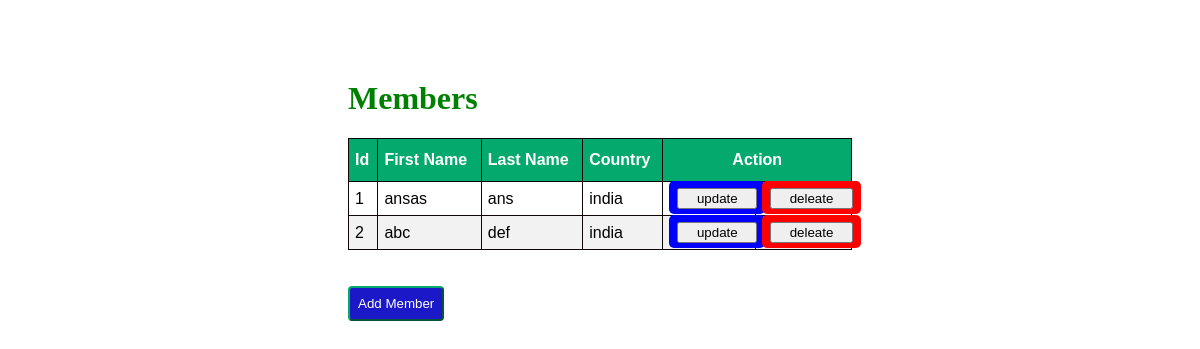
The app's page /crud with its own data.
### home/models.py (models this page shows)
class Member(models.Model):
    first_name = models.CharField(max_length=100)
    last_name = models.CharField(max_length=100)
    country = models.CharField(max_length=100)

### home/views.py (the view)
# urls.py: path('crud',views.crud,name='crud'),
def crud(request):
    dict_member = {
        "member" : Member.objects.all()
    }
    return render(request, 'crud_home.html',dict_member)

### crud_templates/crud_home.html (shortened to what this page needs)
<!DOCTYPE html>
<html lang="en">
<head>
</head>
{% load static %}
<link rel="stylesheet" href="{% static 'css/style1.css'%}">
<body>
    <div class="container">
        <h1>Members</h1>
        <table id="customers" border="1">
            <thead>
                <th>Id</th>
                <th>First Name</th>
                <th>Last Name</th>
                <th>Country</th>
                <th colspan="2" id="mid">Action</th>
            </thead>
            {% for x in member %}
           <tr>
            <td>{{x.id}}</td>
            <td>{{x.first_name}}</td>
            <td>{{x.last_name}}</td>
            <td>{{x.country}}</td>
            <td>
                <a href="update/{{x.id}}" id="up"><button>update</button></a>
            </td>
            <td>
                <a href="delete/{{x.id}}" id="del"><button>deleate</button></a>
            </td>
           </tr>
           {%endfor%}
        </table>
        <br><br>
        <a href="{% url 'crud_add'%}"><button id="new3">Add Member</button></a>
    </div>
</body>
</html>

### static/css/style1.css (style rules this page uses)
.container { margin: 80px 240px 60px 240px; padding: 0px 100px 100px 100px; }
#customers { font-family: Arial, Helvetica, sans-serif; border-collapse: collapse; width: 100%; }
#customers td, #customers th { border: 1px solid rgb(17, 4, 4); padding: 6px; }
#customers tr:nth-child(even) { background-color: #f2f2f2; }
#customers th { padding-top: 12px; padding-bottom: 12px; text-align: left; background-color: #04AA6D; color: white; }
#customers #mid { text-align: center; }
#customers #up { background-color: blue; border-color: white; border-radius: 5px; padding: 8px; color: white; }
#customers #del { background-color: red; border-color: white; border-radius: 5px; padding: 8px; color: white; }
#customers button { width: 100%; }
h1 { color: green; }
.container #new3 { padding: 8px; background-color: rgb(27, 24, 199); color: white; border-radius: 4px; border-color: #04AA6D; }

### records on screen
Member: id "1", first_name "ansas", last_name "ans", country "india"
Member: id "2", first_name "abc", last_name "def", country "india"
